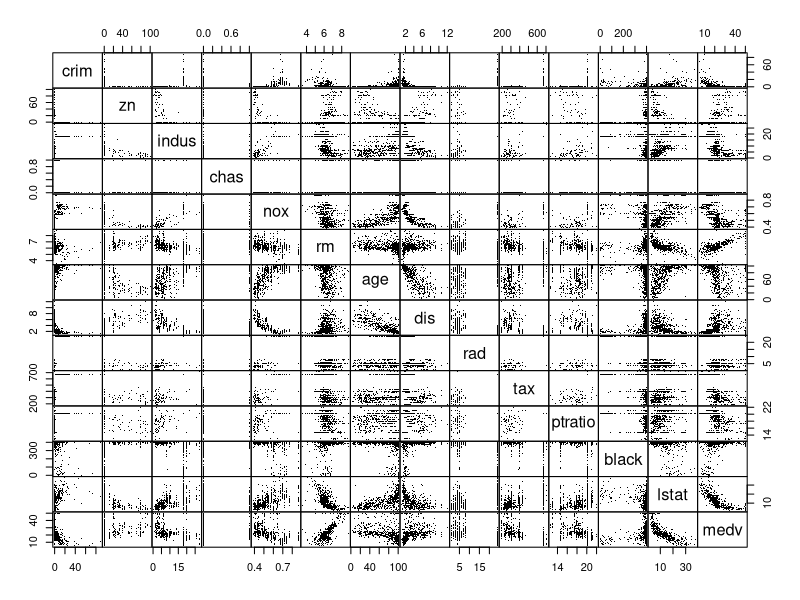
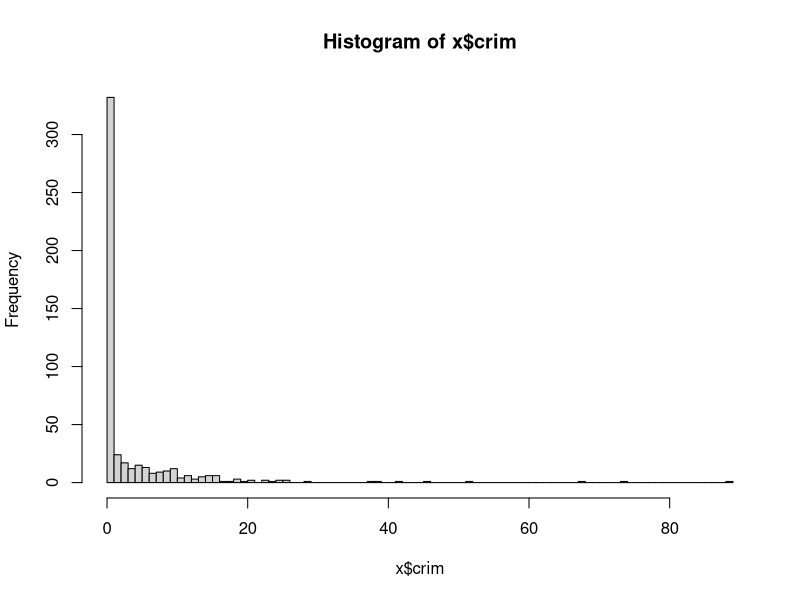
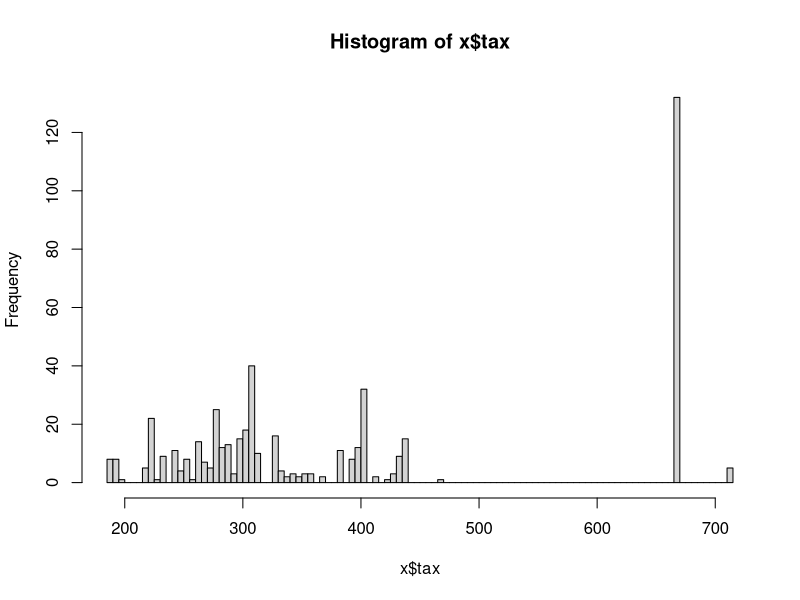
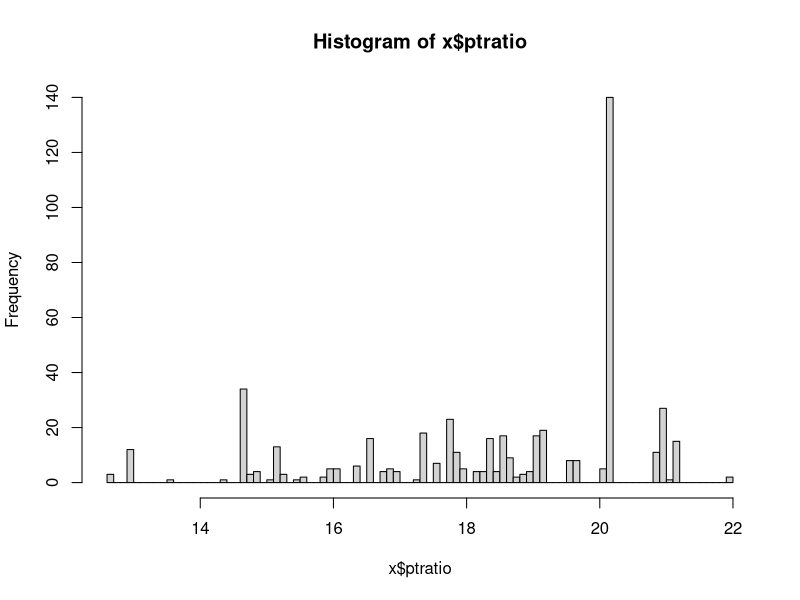

Write R code to recreate these figures, in order.
## ---- chunk 1
set.seed(1)

library(MASS)
x=Boston
?Boston
cat("The Number of Rows",nrow(x))
cat("The Number of Columns",ncol(x))
## ---- chunk 2
set.seed(1)

pairs(x[, ], gap = 0, pch = ".")
## ---- chunk 3
set.seed(1)

hist(x$crim,breaks=100)
cat('Range of Crime Rate:',range(x$crim))
summary(x$crim)
## ---- chunk 4
hist(x$tax,breaks=100)
cat('Range of Tax Breaks:',range(x$tax))
summary(x$tax)
## ---- chunk 5
hist(x$ptratio,breaks=100)
cat('Range of Pupil-Teacher Ratio:',range(x$ptratio))
summary(x$ptratio)
## ---- chunk 6
set.seed(1)

cat("Suburbs That Bound the Charles River Table:",table(x$chas))
## ---- chunk 7
set.seed(1)

summary(x$ptratio)
## ---- chunk 8
set.seed(1)

which(x$medv==5)
which(x$medv<5)
## ---- chunk 9
set.seed(1)

print('Suburb 309:')
x[399,]
print('Suburb 406:')
x[406,]
## ---- chunk 10
set.seed(1)

cat('crim Range',range(x$crim))
## ---- chunk 11
set.seed(1)

cat('zn Range:',range(x$zn))
## ---- chunk 12
set.seed(1)

cat('indus Range:',range(x$indus))
## ---- chunk 13
set.seed(1)

cat('chas Range:',range(x$chas))
## ---- chunk 14
set.seed(1)

cat('nox range:',range(x$nox))
## ---- chunk 15
set.seed(1)

cat('rm Range:',range(x$rm))
## ---- chunk 16
set.seed(1)

cat('age Range:',range(x$age))
## ---- chunk 17
set.seed(1)

cat('dis Range:',range(x$dis))
## ---- chunk 18
set.seed(1)

cat('rad Range:',range(x$rad))
## ---- chunk 19
set.seed(1)

cat('tax Range:',range(x$tax))
## ---- chunk 20
set.seed(1)

cat('ptratio Range:',range(x$ptratio))
## ---- chunk 21
set.seed(1)

cat('black Range:',range(x$black))
## ---- chunk 22
set.seed(1)

cat('lstat Range:',range(x$lstat))
## ---- chunk 23
set.seed(1)

table(x$rm>7)
table(x$rm>8)

rm(list=ls())
